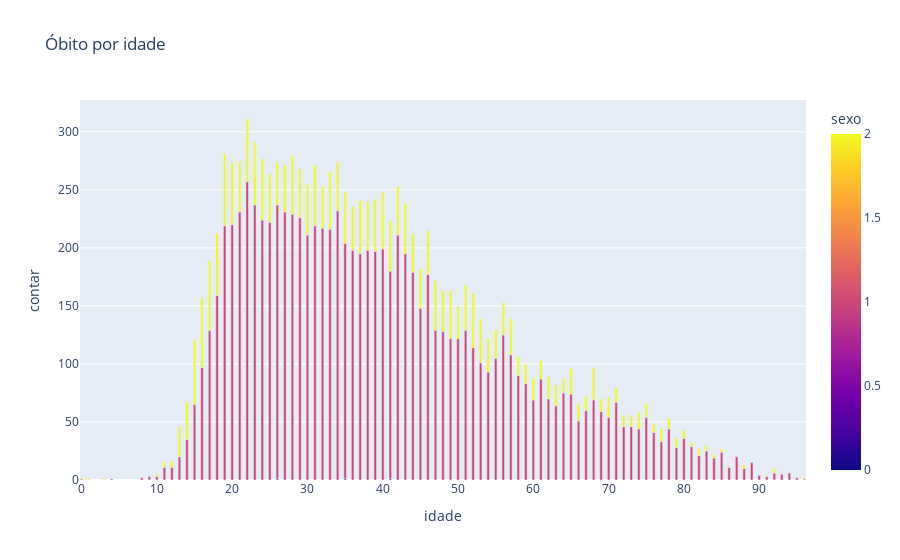

Write notebook code for a chart like this one.
### Markdown cell above
5 - Plotar os óbitos por sexo em uma gráfico do plotly;

### Code cell
px.bar(idade, 
             x="idade", 
             y="contar", 
             title='Óbito por idade', 
             color = 'sexo')

### Figure 1 — Plotly figure (JSON) as saved in the notebook; plotly's stock layout.template omitted (floating-point values rounded to 4 significant figures; data arrays with more than 128 entries replaced by an {"elided": "..."} marker saying what was removed)
{"data": [{"alignmentgroup": "True", "hovertemplate": "idade=%{x}<br>contar=%{y}<br>sexo=%{marker.color}<extra></extra>", "legendgroup": "", "marker": {"color": {"elided": "179 int values"}, "coloraxis": "coloraxis", "pattern": {"shape": ""}}, "name": "", "offsetgroup": "", "orientation": "v", "showlegend": false, "textposition": "auto", "type": "bar", "x": {"elided": "179 float values"}, "xaxis": "x", "y": {"elided": "179 int values"}, "yaxis": "y"}], "layout": {"barmode": "relative", "coloraxis": {"colorbar": {"title": {"text": "sexo"}}, "colorscale": [[0, "#0d0887"], [0.1111, "#46039f"], [0.2222, "#7201a8"], [0.3333, "#9c179e"], [0.4444, "#bd3786"], [0.5556, "#d8576b"], [0.6667, "#ed7953"], [0.7778, "#fb9f3a"], [0.8889, "#fdca26"], [1, "#f0f921"]]}, "legend": {"tracegroupgap": 0}, "title": {"text": "Óbito por idade"}, "xaxis": {"anchor": "y", "domain": [0, 1], "title": {"text": "idade"}}, "yaxis": {"anchor": "x", "domain": [0, 1], "title": {"text": "contar"}}}}
